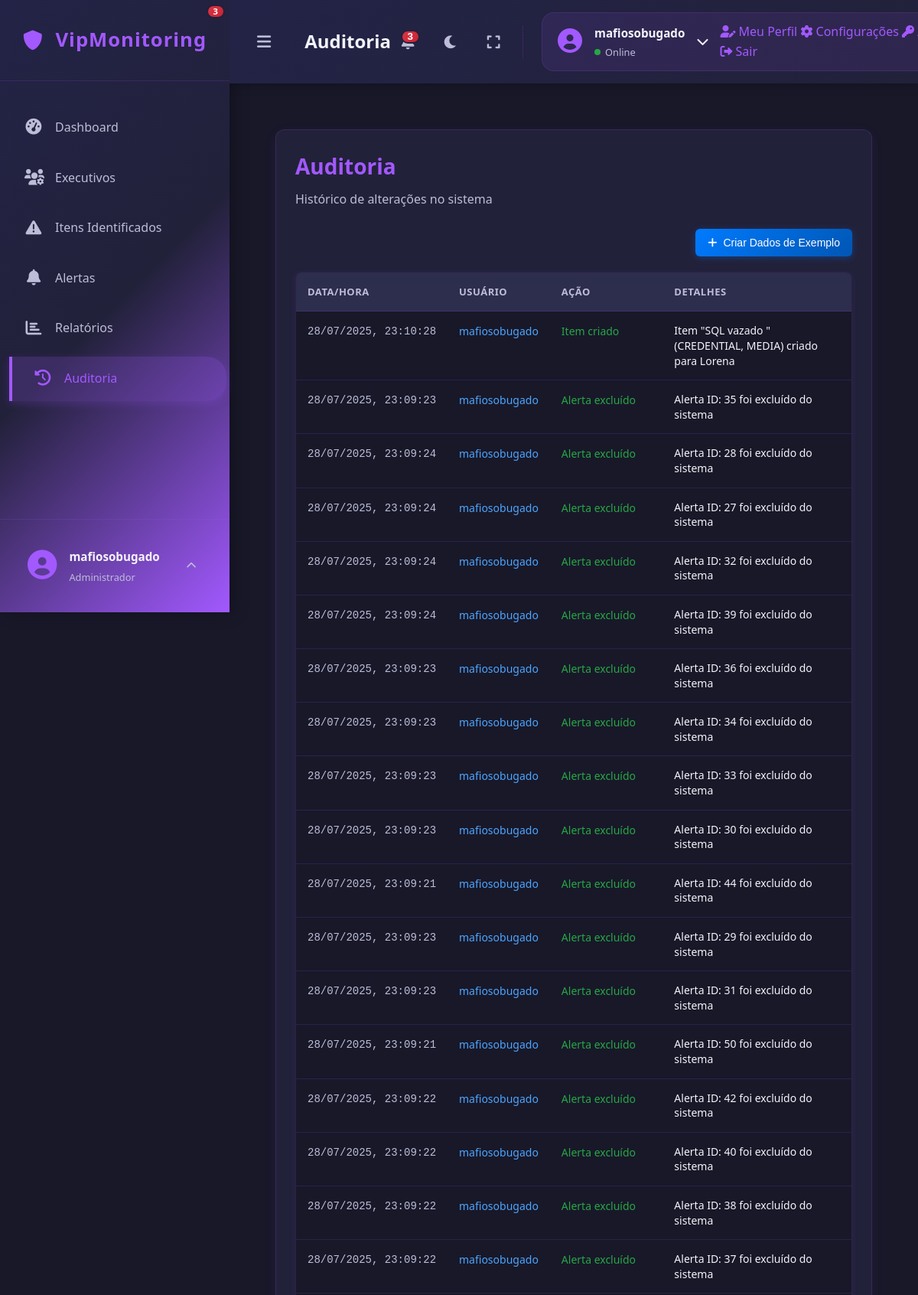
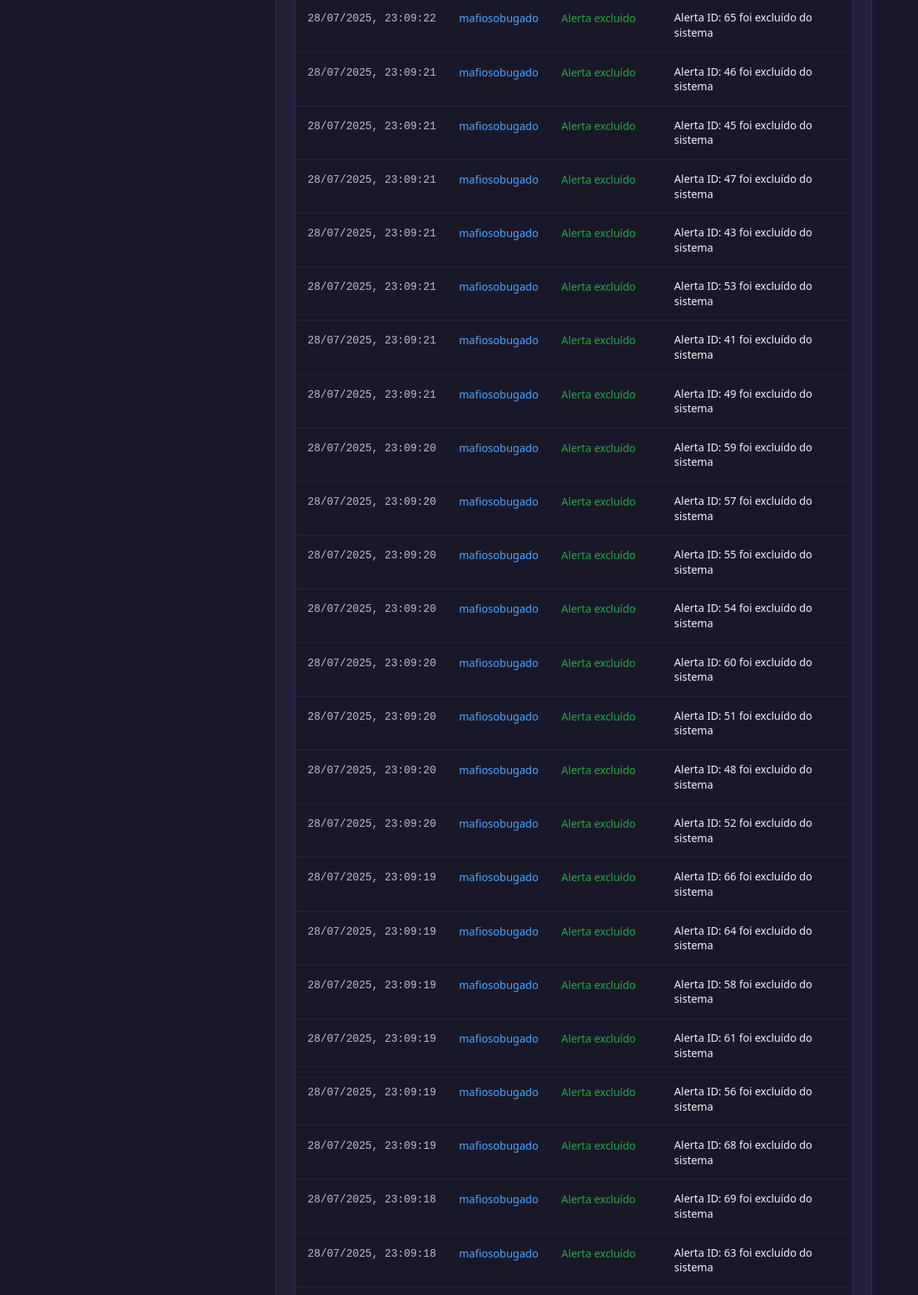
The app's page /audit (signed in, upper part) with its own data (2 pictures, top to bottom).
### tables this page shows
CREATE TABLE users (
            id INTEGER PRIMARY KEY AUTOINCREMENT,
            username TEXT NOT NULL UNIQUE,
            email TEXT NOT NULL UNIQUE,
            password TEXT NOT NULL
        );

CREATE TABLE audit_log (
            id INTEGER PRIMARY KEY AUTOINCREMENT,
            timestamp TEXT NOT NULL,
            user TEXT NOT NULL,
            action TEXT NOT NULL,
            details TEXT NOT NULL,
            related_table TEXT,
            related_id INTEGER,
            created_at TEXT NOT NULL DEFAULT CURRENT_TIMESTAMP
        );

### app.py (the view)
@app.route('/audit')
@login_required
def audit():
    audit_logs = database.get_all_audit_logs()
    return render_template('audit.html', audit_logs=audit_logs, active_page='audit')

### app.py (called while the page is built)
@login_manager.user_loader
def load_user(user_id):
    try:
        return database.User.get(user_id)
    except Exception as e:
        print(f"Erro ao carregar usuário {user_id}: {e}")
        return None

### database.py (called while the page is built)
def get_db_connection():
    conn = sqlite3.connect(DATABASE)
    conn.row_factory = sqlite3.Row # Isso permite acessar colunas por nome
    return conn

def get_all_audit_logs():
    conn = get_db_connection()
    logs = conn.execute('''
        SELECT * FROM audit_log
        ORDER BY created_at DESC
    ''').fetchall()
    conn.close()
    return logs

    @staticmethod
    def get(user_id):
        conn = get_db_connection()
        user_data = conn.execute('SELECT * FROM users WHERE id = ?', (user_id,)).fetchone()
        conn.close()
        if user_data:
            return User(user_data['id'], user_data['username'], user_data['email'], user_data['password'])
        return None

### templates/audit.html (shortened to what this page needs)
{% extends "base.html" %}
{% block page_title %}Auditoria{% endblock %}
{% block content %}
<div class="audit-container">
    <div class="audit-header">
        <h2>Auditoria</h2>
        <p class="audit-subtitle">Histórico de alterações no sistema</p>
    </div>
    <div class="audit-actions">
        <button class="btn-sample" onclick="createSampleLogs()">
            <i class="fas fa-plus"></i>
            Criar Dados de Exemplo
        </button>
    </div>
    <div class="audit-table-container">
        <table class="audit-table">
            <thead>
                <tr>
                    <th>DATA/HORA</th>
                    <th>USUÁRIO</th>
                    <th>AÇÃO</th>
                    <th>DETALHES</th>
                </tr>
            </thead>
            <tbody>
                {% if audit_logs %}
                    {% for log in audit_logs %}
                    <tr>
                        <td class="audit-timestamp">{{ log.timestamp }}</td>
                        <td class="audit-user">{{ log.user }}</td>
                        <td class="audit-action">{{ log.action }}</td>
                        <td class="audit-details">{{ log.details }}</td>
                    </tr>
                    {% endfor %}
                {% endif %}
            </tbody>
        </table>
    </div>
</div>
{% endblock %}

### templates/base.html (shortened to what this page needs)
<!DOCTYPE html>
<html lang="pt-BR">
<head>
    <link rel="stylesheet" href="{{ url_for('static', filename='css/style.css') }}">
    <link rel="stylesheet" href="https://cdnjs.cloudflare.com/ajax/libs/font-awesome/6.0.0/css/all.min.css">
</head>
<body>
    <div class="app-container">
        <div class="sidebar">
            <div class="sidebar-header">
                <div class="app-logo">
                    <i class="fas fa-shield-alt"></i>
                    <span>VipMonitoring</span>
                </div>
            </div>
            <nav class="sidebar-nav">
                <ul>
                    <li class="nav-item {{ 'active' if active_page == 'dashboard' else '' }}">
                        <a href="{{ url_for('dashboard') }}">
                            <i class="fas fa-tachometer-alt"></i>
                            <span class="nav-text">Dashboard</span>
                        </a>
                    </li>
                    <li class="nav-item {{ 'active' if active_page == 'executives' else '' }}">
                        <a href="{{ url_for('executives') }}">
                            <i class="fas fa-users-cog"></i>
                            <span class="nav-text">Executivos</span>
                        </a>
                    </li>
                    <li class="nav-item {{ 'active' if active_page == 'items' else '' }}">
                        <a href="{{ url_for('items') }}">
                            <i class="fas fa-exclamation-triangle"></i>
                            <span class="nav-text">Itens Identificados</span>
                        </a>
                    </li>
                    <li class="nav-item {{ 'active' if active_page == 'alerts' else '' }}">
                        <a href="{{ url_for('alerts') }}">
                            <i class="fas fa-bell"></i>
                            <span class="nav-text">Alertas</span>
                            <span class="notification-badge" id="alertsBadge" style="display: none;"></span>
                        </a>
                    </li>
                    <li class="nav-item {{ 'active' if active_page == 'reports' else '' }}">
                        <a href="{{ url_for('reports') }}">
                            <i class="fas fa-chart-bar"></i>
                            <span class="nav-text">Relatórios</span>
                        </a>
                    </li>
                    <li class="nav-item {{ 'active' if active_page == 'audit' else '' }}">
                        <a href="{{ url_for('audit') }}">
                            <i class="fas fa-history"></i>
                            <span class="nav-text">Auditoria</span>
                        </a>
                    </li>
                </ul>
            </nav>
            <div class="sidebar-footer">
                <div class="user-profile">
                    <div class="user-avatar">
                        <i class="fas fa-user-circle"></i>
                    </div>
                    <div class="user-info">
                        <span class="user-name">{{ current_user.username if current_user.is_authenticated else 'Usuário' }}</span>
                        <span class="user-role">Administrador</span>
                    </div>
                    <div class="user-menu">
                        <button class="user-menu-toggle" onclick="toggleUserMenu()">
                            <i class="fas fa-chevron-up"></i>
                        </button>
                    </div>
                </div>
            </div>
        </div>
        <div class="main-content">
            <nav class="navbar">
                <div class="navbar-left">
                    <button class="sidebar-toggle" onclick="toggleSidebar()">
                        <i class="fas fa-bars"></i>
                    </button>
                    <div class="page-title">
                        <h3>{% block page_title %}{% endblock %}</h3>
                    </div>
                </div>
                <div class="navbar-right">
                    <div class="navbar-actions">
                        <div style="position: relative;">
                            <button class="action-btn" id="alertBtn" title="Alertas Recentes" onclick="toggleAlertsDropdown()">
                                <i class="fas fa-bell"></i>
                                <span class="notification-badge" id="alertsCount" style="display: none;">0</span>
                            </button>
                        </div>
                        <button class="action-btn" title="Modo escuro" onclick="toggleDarkMode()">
                            <i class="fas fa-moon"></i>
                        </button>
                        <button class="action-btn" title="Tela cheia" onclick="toggleFullscreen()">
                            <i class="fas fa-expand"></i>
                        </button>
                    </div>
                    <div class="user-info-navbar" onclick="toggleNavUserMenu()">
                        <div class="user-avatar-small">
                            <i class="fas fa-user-circle"></i>
                        </div>
                        <div class="user-details">
                            <span class="user-name">{{ current_user.username if current_user.is_authenticated else 'Usuário' }}</span>
                            <span class="user-status online">Online</span>
                        </div>
                        <div class="user-chevron">
                            <i class="fas fa-chevron-down" id="navUserChevron"></i>
                        </div>
                        <div class="user-nav-dropdown" id="userNavDropdown">
                            <a href="#" class="nav-menu-item">
                                <i class="fas fa-user-edit"></i>
                                <span>Meu Perfil</span>
                            </a>
                            <a href="#" class="nav-menu-item">
                                <i class="fas fa-cog"></i>
                                <span>Configurações</span>
                            </a>
                            <a href="#" class="nav-menu-item">
                                <i class="fas fa-key"></i>
                            </a>
                            <a href="{{ url_for('logout') }}" class="nav-menu-item logout">
                                <i class="fas fa-sign-out-alt"></i>
                                <span>Sair</span>
                            </a>
                        </div>
                    </div>
                </div>
            </nav>
            <div class="content-area"
                 style="margin-left: 0; transition: margin-left 0.3s ease;"
                 data-sidebar-state="closed">
                {% block content %}{% endblock %}
            </div>
        </div>
    </div>
</body>
</html>

### records on screen
users: username "mafiosobugado"
audit_log: timestamp "28/07/2025, 23:10:28", user "mafiosobugado", action "Item criado", details "Item \"SQL vazado \" (CREDENTIAL, MEDIA) criado para Lorena"
audit_log: timestamp "28/07/2025, 23:09:23", user "mafiosobugado", action "Alerta excluído", details "Alerta ID: 35 foi excluído do sistema"
audit_log: timestamp "28/07/2025, 23:09:24", user "mafiosobugado", action "Alerta excluído", details "Alerta ID: 28 foi excluído do sistema"
audit_log: timestamp "28/07/2025, 23:09:24", user "mafiosobugado", action "Alerta excluído", details "Alerta ID: 27 foi excluído do sistema"
audit_log: timestamp "28/07/2025, 23:09:24", user "mafiosobugado", action "Alerta excluído", details "Alerta ID: 32 foi excluído do sistema"
audit_log: timestamp "28/07/2025, 23:09:24", user "mafiosobugado", action "Alerta excluído", details "Alerta ID: 39 foi excluído do sistema"
audit_log: timestamp "28/07/2025, 23:09:23", user "mafiosobugado", action "Alerta excluído", details "Alerta ID: 36 foi excluído do sistema"
audit_log: timestamp "28/07/2025, 23:09:23", user "mafiosobugado", action "Alerta excluído", details "Alerta ID: 34 foi excluído do sistema"
audit_log: timestamp "28/07/2025, 23:09:23", user "mafiosobugado", action "Alerta excluído", details "Alerta ID: 33 foi excluído do sistema"
audit_log: timestamp "28/07/2025, 23:09:23", user "mafiosobugado", action "Alerta excluído", details "Alerta ID: 30 foi excluído do sistema"
audit_log: timestamp "28/07/2025, 23:09:21", user "mafiosobugado", action "Alerta excluído", details "Alerta ID: 44 foi excluído do sistema"
audit_log: timestamp "28/07/2025, 23:09:23", user "mafiosobugado", action "Alerta excluído", details "Alerta ID: 29 foi excluído do sistema"
audit_log: timestamp "28/07/2025, 23:09:23", user "mafiosobugado", action "Alerta excluído", details "Alerta ID: 31 foi excluído do sistema"
audit_log: timestamp "28/07/2025, 23:09:21", user "mafiosobugado", action "Alerta excluído", details "Alerta ID: 50 foi excluído do sistema"
audit_log: timestamp "28/07/2025, 23:09:22", user "mafiosobugado", action "Alerta excluído", details "Alerta ID: 42 foi excluído do sistema"
audit_log: timestamp "28/07/2025, 23:09:22", user "mafiosobugado", action "Alerta excluído", details "Alerta ID: 40 foi excluído do sistema"
audit_log: timestamp "28/07/2025, 23:09:22", user "mafiosobugado", action "Alerta excluído", details "Alerta ID: 38 foi excluído do sistema"
audit_log: timestamp "28/07/2025, 23:09:22", user "mafiosobugado", action "Alerta excluído", details "Alerta ID: 37 foi excluído do sistema"
audit_log: timestamp "28/07/2025, 23:09:22", user "mafiosobugado", action "Alerta excluído", details "Alerta ID: 65 foi excluído do sistema"
audit_log: timestamp "28/07/2025, 23:09:21", user "mafiosobugado", action "Alerta excluído", details "Alerta ID: 46 foi excluído do sistema"
audit_log: timestamp "28/07/2025, 23:09:21", user "mafiosobugado", action "Alerta excluído", details "Alerta ID: 45 foi excluído do sistema"
audit_log: timestamp "28/07/2025, 23:09:21", user "mafiosobugado", action "Alerta excluído", details "Alerta ID: 47 foi excluído do sistema"
audit_log: timestamp "28/07/2025, 23:09:21", user "mafiosobugado", action "Alerta excluído", details "Alerta ID: 43 foi excluído do sistema"
audit_log: timestamp "28/07/2025, 23:09:21", user "mafiosobugado", action "Alerta excluído", details "Alerta ID: 53 foi excluído do sistema"
audit_log: timestamp "28/07/2025, 23:09:21", user "mafiosobugado", action "Alerta excluído", details "Alerta ID: 41 foi excluído do sistema"
audit_log: timestamp "28/07/2025, 23:09:21", user "mafiosobugado", action "Alerta excluído", details "Alerta ID: 49 foi excluído do sistema"
audit_log: timestamp "28/07/2025, 23:09:20", user "mafiosobugado", action "Alerta excluído", details "Alerta ID: 59 foi excluído do sistema"
audit_log: timestamp "28/07/2025, 23:09:20", user "mafiosobugado", action "Alerta excluído", details "Alerta ID: 57 foi excluído do sistema"
audit_log: timestamp "28/07/2025, 23:09:20", user "mafiosobugado", action "Alerta excluído", details "Alerta ID: 55 foi excluído do sistema"
audit_log: timestamp "28/07/2025, 23:09:20", user "mafiosobugado", action "Alerta excluído", details "Alerta ID: 54 foi excluído do sistema"
audit_log: timestamp "28/07/2025, 23:09:20", user "mafiosobugado", action "Alerta excluído", details "Alerta ID: 60 foi excluído do sistema"
audit_log: timestamp "28/07/2025, 23:09:20", user "mafiosobugado", action "Alerta excluído", details "Alerta ID: 51 foi excluído do sistema"
audit_log: timestamp "28/07/2025, 23:09:20", user "mafiosobugado", action "Alerta excluído", details "Alerta ID: 48 foi excluído do sistema"
audit_log: timestamp "28/07/2025, 23:09:20", user "mafiosobugado", action "Alerta excluído", details "Alerta ID: 52 foi excluído do sistema"
audit_log: timestamp "28/07/2025, 23:09:19", user "mafiosobugado", action "Alerta excluído", details "Alerta ID: 66 foi excluído do sistema"
audit_log: timestamp "28/07/2025, 23:09:19", user "mafiosobugado", action "Alerta excluído", details "Alerta ID: 64 foi excluído do sistema"
audit_log: timestamp "28/07/2025, 23:09:19", user "mafiosobugado", action "Alerta excluído", details "Alerta ID: 58 foi excluído do sistema"
audit_log: timestamp "28/07/2025, 23:09:19", user "mafiosobugado", action "Alerta excluído", details "Alerta ID: 61 foi excluído do sistema"
audit_log: timestamp "28/07/2025, 23:09:19", user "mafiosobugado", action "Alerta excluído", details "Alerta ID: 56 foi excluído do sistema"
audit_log: timestamp "28/07/2025, 23:09:19", user "mafiosobugado", action "Alerta excluído", details "Alerta ID: 68 foi excluído do sistema"
audit_log: timestamp "28/07/2025, 23:09:18", user "mafiosobugado", action "Alerta excluído", details "Alerta ID: 69 foi excluído do sistema"
audit_log: timestamp "28/07/2025, 23:09:18", user "mafiosobugado", action "Alerta excluído", details "Alerta ID: 63 foi excluído do sistema"
